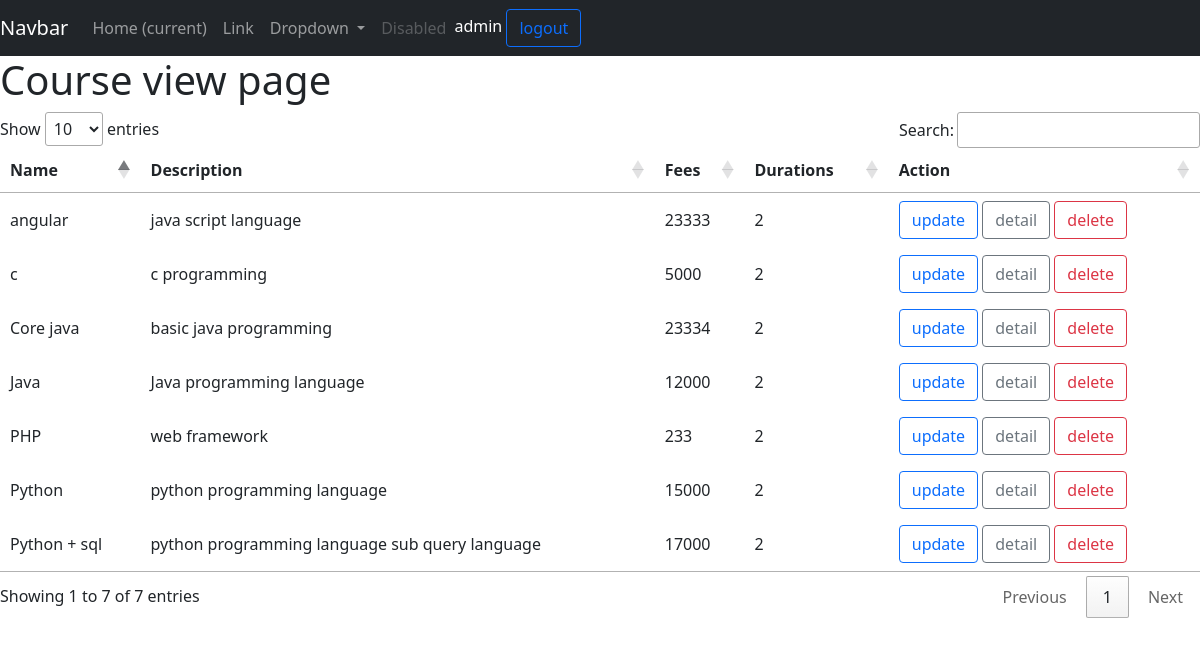
The app's page /course/view/ (signed in) with its own data.
### course/models.py (models this page shows, shortened)
class course_master(models.Model):
    name=models.CharField(max_length=30)
    duration=models.IntegerField()
    description=models.TextField()
    fees=models.IntegerField()

### course/views.py (the view)
# urls.py: path("view/",views.CourseListView.as_view(),name="course-view"),
class CourseListView(LoginRequiredMixin,ListView):
    model = course_master
    template_name = 'course/course_view.html'
    context_object_name = 'courses'
    ordering = ['-name']

### course/templates/course/course_view.html
{% extends "course/layout.html" %}
{% block body %}
    <h1> Course view page </h1>
    <table id="example" >
        <thead>
            <tr>
                <th> Name  </th>
                <th> Description</th>
                <th> Fees </th>
                <th> Durations </th>
                <th> Action </th>
            </tr>
        </thead>
        <tbody>
            {% for course in courses %}
                <tr>
                    <td>{{ course.name }}</td>
                    <td>{{ course.description }}</td>
                    <td>{{ course.fees }}</td>
                    <td>{{ course.duration }}</td>
                    <td>
                        <a class="btn btn-outline-primary" href="{% url 'course-update' course.id %}">update</a>
                        <a class="btn btn-outline-secondary" href="{% url 'course-detail' course.id %}">detail</a>
                        <a class="btn btn-outline-danger" href="{% url 'course-delete' course.id %}">delete</a>
                    </td>
                </tr>
            {% endfor %}
        </tbody>
    </table>
{% endblock %}

### course/templates/course/layout.html (shortened to what this page needs)
<!DOCTYPE html>
<html lang="en">
<head>
    <link href="https://cdn.jsdelivr.net/npm/bootstrap@5.0.1/dist/css/bootstrap.min.css" rel="stylesheet">
    <link rel="stylesheet" href="https://cdn.datatables.net/1.10.24/css/jquery.dataTables.min.css">
</head>
<body>
<nav class="navbar navbar-expand-lg navbar-dark bg-dark">
  <a class="navbar-brand" href="#">Navbar</a>
  <div class="collapse navbar-collapse" id="navbarSupportedContent">
    <ul class="navbar-nav mr-auto">
      <li class="nav-item active">
        <a class="nav-link" href="#">Home <span class="sr-only">(current)</span></a>
      </li>
      <li class="nav-item">
        <a class="nav-link" href="#">Link</a>
      </li>
      <li class="nav-item dropdown">
        <a class="nav-link dropdown-toggle" href="#" id="navbarDropdown" role="button" data-toggle="dropdown" aria-haspopup="true" aria-expanded="false">
          Dropdown
        </a>
      </li>
      <li class="nav-item">
        <a class="nav-link disabled" href="#">Disabled</a>
      </li>
    </ul>
    <div style="color: white">
      {%  if user.is_authenticated %}
            {{ user.username }}
            <a class="btn btn-outline-primary" href="{% url 'logout' %}"> logout</a>
      {% else  %}
          <a class="btn btn-outline-primary" href="{% url 'login' %}"> login</a>
      {% endif %}
    </div>
  </div>
</nav>
    {% block body %}
    {% endblock %}
</body>
</html>

### records on screen
course_master: name "c", description "c programming", fees "5000", duration "2"
course_master: name "angular", description "java script language", fees "23333", duration "2"
course_master: name "Python + sql", description "python programming language sub query language", fees "17000", duration "2"
course_master: name "Python", description "python programming language", fees "15000", duration "2"
course_master: name "PHP", description "web framework", fees "233", duration "2"
course_master: name "Java", description "Java programming language", fees "12000", duration "2"
course_master: name "Core java", description "basic java programming", fees "23334", duration "2"

### other values on screen
{{ user.username }} "admin"
